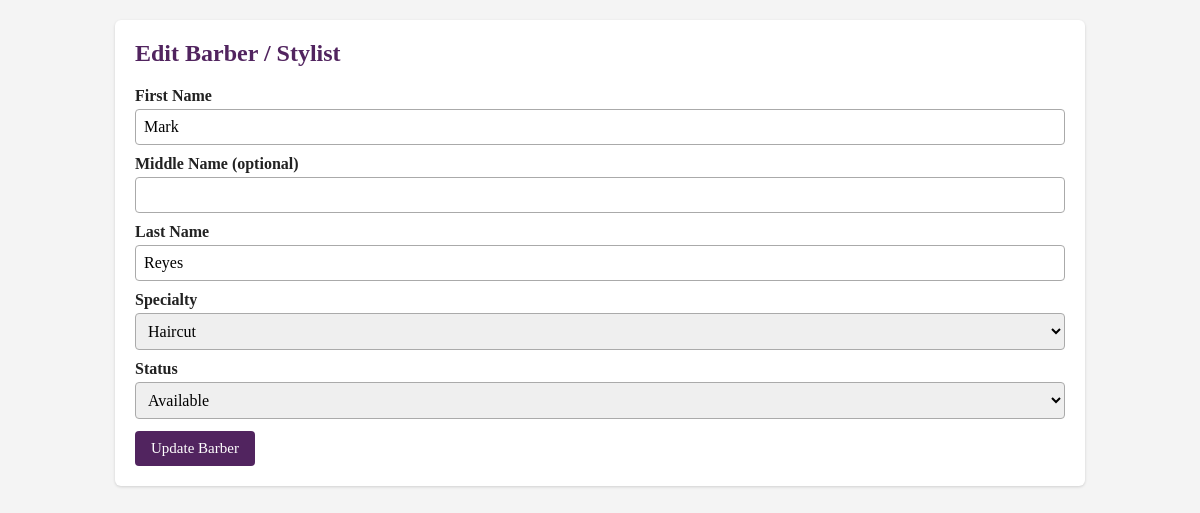
Screenshot of /edit_barber.php?id=2 (signed in) with the database file from the repository.
### tables this page shows
CREATE TABLE `barbers` (
  `barber_id` int(11) NOT NULL,
  `first_name` varchar(50) NOT NULL,
  `middle_name` varchar(50) DEFAULT NULL,
  `last_name` varchar(50) NOT NULL,
  `specialty` varchar(100) DEFAULT NULL,
  `status` varchar(30) DEFAULT NULL
);

### edit_barber.php (the view, shortened to what this page needs)
<?php
include "db_connect.php";
$id = $_GET['id'];
$result = mysqli_query($conn, "SELECT * FROM barbers WHERE barber_id = $id");
$barber = mysqli_fetch_assoc($result);
?>
<!DOCTYPE html>
<html lang="en">
<head>
    <link rel="stylesheet" href="style.css">
</head>
<body>
<div class="container">
    <div class="card">
        <h2>Edit Barber / Stylist</h2>
        <form action="update_barber.php" method="POST">
            <label>First Name</label>
            <input type="text" name="first_name" value="<?php echo $barber['first_name']; ?>" required>
            <label>Middle Name (optional)</label>
            <input type="text" name="middle_name" value="<?php echo $barber['middle_name']; ?>">
            <label>Last Name</label>
            <input type="text" name="last_name" value="<?php echo $barber['last_name']; ?>" required>
            <label>Specialty</label>
            <select name="specialty">
                <option value="Haircut" <?php if($barber['specialty'] == 'Haircut') echo 'selected'; ?>>Haircut</option>
            </select>
            <label>Status</label>
            <select name="status">
                <option value="Available" <?php if($barber['status'] == 'Available') echo 'selected'; ?>>Available</option>
            </select>
            <button type="submit">
                Update Barber
            </button>
        </form>
    </div>
</div>
</body>
</html>

### style.css (style rules this page uses)
:root { --purple: #51245f; --purple-dark: #3d1a48; --purple-light: #ede4f1; }
* { box-sizing: border-box; }
body { font-family: "Times New Roman", Times, serif; margin: 0; background: #f4f4f4; color: #222; }
.container { max-width: 1000px; margin: 20px auto; padding: 0 15px; }
.card { background: white; padding: 20px; border-radius: 6px; margin-bottom: 20px; box-shadow: 0 1px 3px rgba(0, 0, 0, 0.15); }
h1, h2 { margin-top: 0; color: var(--purple); }
label { display: block; margin-top: 10px; font-weight: bold; }
input, select { width: 100%; padding: 8px; margin-top: 4px; border: 1px solid #aaa; border-radius: 4px; font-size: 16px; font-family: inherit; }
button { padding: 9px 16px; margin-top: 12px; border: none; border-radius: 4px; background: var(--purple); color: white; font-size: 15px; font-family: inherit; cursor: pointer; }

### rows the page displays
barbers: first_name "Mark", last_name "Reyes", specialty "Haircut", status "Available"
